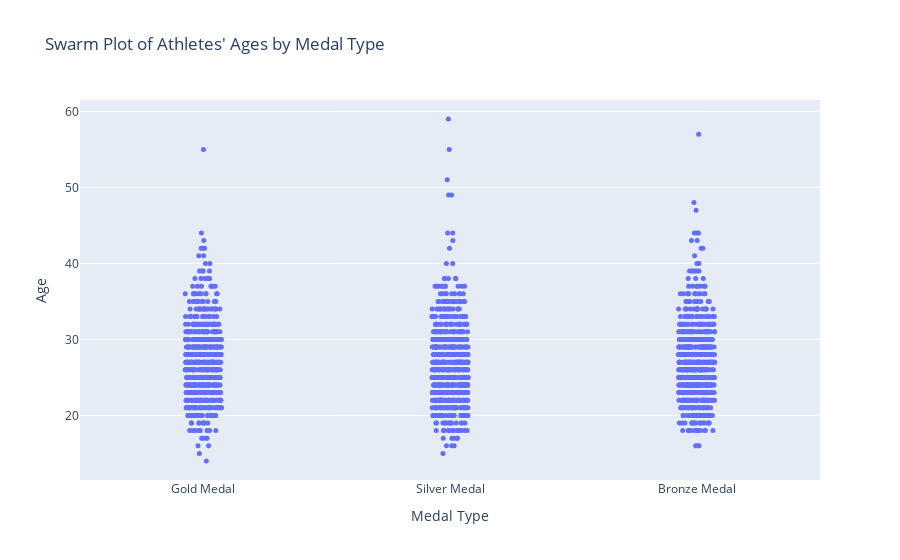

Source (notebook cell):
### Code cell
# Swarm Plot: Athletes' ages by medal type
swarm_plot = px.strip(df, 
                      x='medal_type', 
                      y='age', 
                      title='Swarm Plot of Athletes\' Ages by Medal Type',
                      labels={'medal_type': 'Medal Type', 'age': 'Age'},
                      stripmode='overlay')  # Overlay mode for better visualization
swarm_plot.update_traces(marker=dict(size=5))  # Adjust marker size if needed
swarm_plot.show()

### Figure 1 — Plotly figure (JSON) as saved in the notebook; plotly's stock layout.template omitted (floating-point values rounded to 4 significant figures; data arrays with more than 128 entries replaced by an {"elided": "..."} marker saying what was removed)
{"data": [{"alignmentgroup": "True", "boxpoints": "all", "fillcolor": "rgba(255,255,255,0)", "hoveron": "points", "hovertemplate": "Medal Type=%{x}<br>Age=%{y}<extra></extra>", "legendgroup": "", "line": {"color": "rgba(255,255,255,0)"}, "marker": {"color": "#636efa", "size": 5}, "name": "", "offsetgroup": "", "orientation": "v", "pointpos": 0, "showlegend": false, "type": "box", "x": {"elided": "2315 str values"}, "x0": " ", "xaxis": "x", "y": {"elided": "2315 int values"}, "y0": " ", "yaxis": "y"}], "layout": {"autosize": true, "boxmode": "overlay", "legend": {"tracegroupgap": 0}, "title": {"text": "Swarm Plot of Athletes' Ages by Medal Type"}, "xaxis": {"anchor": "y", "autorange": true, "domain": [0, 1], "range": [-0.5, 2.5], "title": {"text": "Medal Type"}, "type": "category"}, "yaxis": {"anchor": "x", "autorange": true, "domain": [0, 1], "range": [11.5, 61.5], "title": {"text": "Age"}, "type": "linear"}}}
